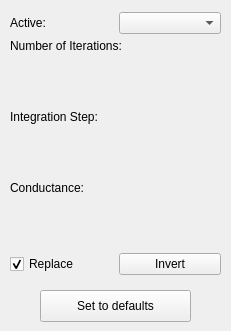
<?xml version="1.0" encoding="UTF-8"?>
<ui version="4.0">
 <class>AnisotropicDiffusionFilter</class>
 <widget class="QWidget" name="AnisotropicDiffusionFilter">
  <property name="geometry">
   <rect>
    <x>0</x>
    <y>0</y>
    <width>231</width>
    <height>331</height>
   </rect>
  </property>
  <property name="windowTitle">
   <string>Form</string>
  </property>
  <widget class="QWidget" name="layoutWidget_2">
   <property name="geometry">
    <rect>
     <x>10</x>
     <y>10</y>
     <width>211</width>
     <height>26</height>
    </rect>
   </property>
   <layout class="QHBoxLayout" name="activeHLayout">
    <item>
     <widget class="QLabel" name="activeLabel">
      <property name="text">
       <string>Active:</string>
      </property>
     </widget>
    </item>
    <item>
     <widget class="QComboBox" name="activeComboBox"/>
    </item>
   </layout>
  </widget>
  <widget class="QWidget" name="layoutWidget_6">
   <property name="geometry">
    <rect>
     <x>10</x>
     <y>127</y>
     <width>211</width>
     <height>51</height>
    </rect>
   </property>
   <layout class="QHBoxLayout" name="integrationHLayout_bottom"/>
  </widget>
  <widget class="QWidget" name="layoutWidget_9">
   <property name="geometry">
    <rect>
     <x>10</x>
     <y>106</y>
     <width>211</width>
     <height>22</height>
    </rect>
   </property>
   <layout class="QHBoxLayout" name="integrationHLayout_top">
    <item>
     <widget class="QLabel" name="integrationLabel">
      <property name="text">
       <string>Integration Step:</string>
      </property>
     </widget>
    </item>
    <item>
     <spacer name="integrationHSpacer">
      <property name="orientation">
       <enum>Qt::Horizontal</enum>
      </property>
      <property name="sizeHint" stdset="0">
       <size>
        <width>40</width>
        <height>20</height>
       </size>
      </property>
     </spacer>
    </item>
   </layout>
  </widget>
  <widget class="QWidget" name="layoutWidget_8">
   <property name="geometry">
    <rect>
     <x>10</x>
     <y>35</y>
     <width>211</width>
     <height>22</height>
    </rect>
   </property>
   <layout class="QHBoxLayout" name="iterationsHLayout_top">
    <item>
     <widget class="QLabel" name="iterationsLabel">
      <property name="text">
       <string>Number of Iterations:</string>
      </property>
     </widget>
    </item>
    <item>
     <spacer name="iterationsHSpacer">
      <property name="orientation">
       <enum>Qt::Horizontal</enum>
      </property>
      <property name="sizeHint" stdset="0">
       <size>
        <width>40</width>
        <height>20</height>
       </size>
      </property>
     </spacer>
    </item>
   </layout>
  </widget>
  <widget class="QWidget" name="layoutWidget_7">
   <property name="geometry">
    <rect>
     <x>10</x>
     <y>56</y>
     <width>211</width>
     <height>51</height>
    </rect>
   </property>
   <layout class="QHBoxLayout" name="iterationsHLayout_bottom"/>
  </widget>
  <widget class="QWidget" name="layoutWidget_10">
   <property name="geometry">
    <rect>
     <x>10</x>
     <y>177</y>
     <width>211</width>
     <height>22</height>
    </rect>
   </property>
   <layout class="QHBoxLayout" name="conductanceHLayout">
    <item>
     <widget class="QLabel" name="conductanceLabel">
      <property name="text">
       <string>Conductance:</string>
      </property>
     </widget>
    </item>
    <item>
     <spacer name="conductanceHSpacer">
      <property name="orientation">
       <enum>Qt::Horizontal</enum>
      </property>
      <property name="sizeHint" stdset="0">
       <size>
        <width>40</width>
        <height>20</height>
       </size>
      </property>
     </spacer>
    </item>
   </layout>
  </widget>
  <widget class="QWidget" name="layoutWidget_11">
   <property name="geometry">
    <rect>
     <x>10</x>
     <y>198</y>
     <width>211</width>
     <height>51</height>
    </rect>
   </property>
   <layout class="QHBoxLayout" name="conductanceHLayout_bottom"/>
  </widget>
  <widget class="QWidget" name="layoutWidget">
   <property name="geometry">
    <rect>
     <x>10</x>
     <y>248</y>
     <width>211</width>
     <height>32</height>
    </rect>
   </property>
   <layout class="QHBoxLayout" name="replaceInvertLayout">
    <item>
     <widget class="QCheckBox" name="replaceCheckBox">
      <property name="text">
       <string>Replace</string>
      </property>
      <property name="checked">
       <bool>true</bool>
      </property>
     </widget>
    </item>
    <item>
     <widget class="QPushButton" name="invertButton">
      <property name="text">
       <string>Invert</string>
      </property>
     </widget>
    </item>
   </layout>
  </widget>
  <widget class="QPushButton" name="pushButton">
   <property name="geometry">
    <rect>
     <x>40</x>
     <y>290</y>
     <width>151</width>
     <height>32</height>
    </rect>
   </property>
   <property name="text">
    <string>Set to defaults</string>
   </property>
  </widget>
 </widget>
 <resources/>
 <connections/>
</ui>
